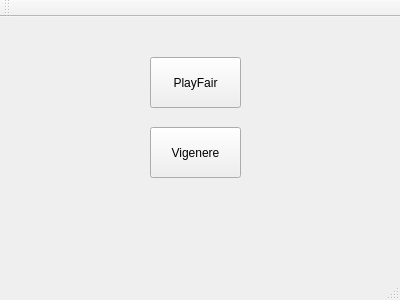
<?xml version="1.0" encoding="UTF-8"?>
<ui version="4.0">
 <class>MainWindow</class>
 <widget class="QMainWindow" name="MainWindow">
  <property name="geometry">
   <rect>
    <x>0</x>
    <y>0</y>
    <width>400</width>
    <height>300</height>
   </rect>
  </property>
  <property name="windowTitle">
   <string>MainWindow</string>
  </property>
  <widget class="QWidget" name="centralWidget">
   <widget class="QPushButton" name="pushButton">
    <property name="geometry">
     <rect>
      <x>150</x>
      <y>40</y>
      <width>91</width>
      <height>51</height>
     </rect>
    </property>
    <property name="minimumSize">
     <size>
      <width>91</width>
      <height>51</height>
     </size>
    </property>
    <property name="text">
     <string>PlayFair</string>
    </property>
   </widget>
   <widget class="QPushButton" name="pushButton_2">
    <property name="geometry">
     <rect>
      <x>150</x>
      <y>110</y>
      <width>91</width>
      <height>51</height>
     </rect>
    </property>
    <property name="text">
     <string>Vigenere</string>
    </property>
   </widget>
  </widget>
  <widget class="QMenuBar" name="menuBar">
   <property name="geometry">
    <rect>
     <x>0</x>
     <y>0</y>
     <width>400</width>
     <height>21</height>
    </rect>
   </property>
  </widget>
  <widget class="QToolBar" name="mainToolBar">
   <attribute name="toolBarArea">
    <enum>TopToolBarArea</enum>
   </attribute>
   <attribute name="toolBarBreak">
    <bool>false</bool>
   </attribute>
  </widget>
  <widget class="QStatusBar" name="statusBar"/>
 </widget>
 <layoutdefault spacing="6" margin="11"/>
 <resources/>
 <connections/>
</ui>
